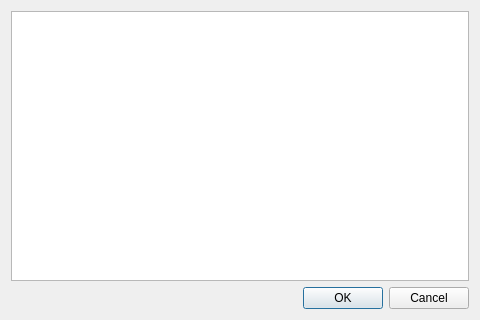
<?xml version="1.0" encoding="UTF-8"?>
<ui version="4.0">
 <class>SelectDeviceDialog</class>
 <widget class="QDialog" name="SelectDeviceDialog">
  <property name="geometry">
   <rect>
    <x>0</x>
    <y>0</y>
    <width>480</width>
    <height>320</height>
   </rect>
  </property>
  <property name="windowTitle">
   <string>Select RVT-H Reader Device</string>
  </property>
  <layout class="QVBoxLayout" name="vboxMain">
   <item>
    <widget class="QListWidget_Text" name="lstDevices">
     <property name="iconSize">
      <size>
       <width>64</width>
       <height>64</height>
      </size>
     </property>
     <property name="viewMode">
      <enum>QListView::IconMode</enum>
     </property>
    </widget>
   </item>
   <item>
    <widget class="QDialogButtonBox" name="buttonBox">
     <property name="orientation">
      <enum>Qt::Horizontal</enum>
     </property>
     <property name="standardButtons">
      <set>QDialogButtonBox::Cancel|QDialogButtonBox::Ok</set>
     </property>
    </widget>
   </item>
  </layout>
 </widget>
 <customwidgets>
  <customwidget>
   <class>QListWidget_Text</class>
   <extends>QListWidget</extends>
   <header>widgets/QItemView_Text.hpp</header>
  </customwidget>
 </customwidgets>
 <resources/>
 <connections>
  <connection>
   <sender>buttonBox</sender>
   <signal>accepted()</signal>
   <receiver>SelectDeviceDialog</receiver>
   <slot>accept()</slot>
   <hints>
    <hint type="sourcelabel">
     <x>248</x>
     <y>254</y>
    </hint>
    <hint type="destinationlabel">
     <x>157</x>
     <y>274</y>
    </hint>
   </hints>
  </connection>
  <connection>
   <sender>buttonBox</sender>
   <signal>rejected()</signal>
   <receiver>SelectDeviceDialog</receiver>
   <slot>reject()</slot>
   <hints>
    <hint type="sourcelabel">
     <x>316</x>
     <y>260</y>
    </hint>
    <hint type="destinationlabel">
     <x>286</x>
     <y>274</y>
    </hint>
   </hints>
  </connection>
 </connections>
</ui>
